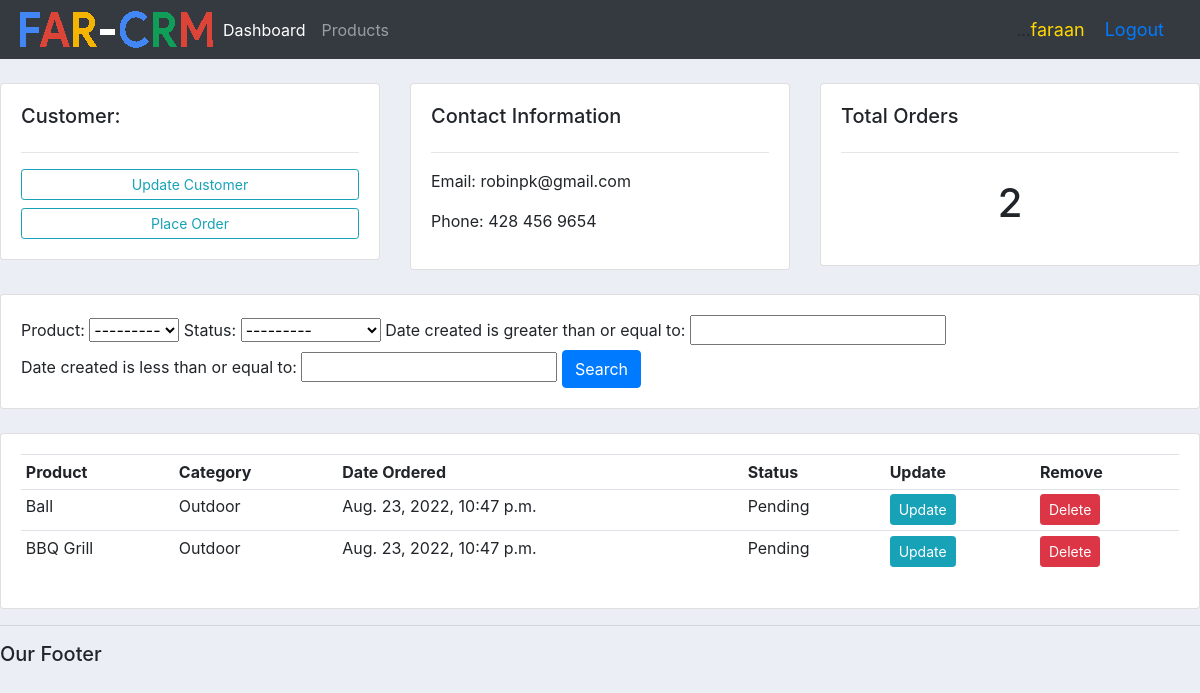
The app's page /customer/1/ (signed in) with its own data.
### accounts/models.py (models this page shows, shortened)
class Customer(models.Model):
    user = models.OneToOneField(
        User, null=True, blank=True, on_delete=models.CASCADE)
    name = models.CharField(max_length=200, null=True)
    phone = models.CharField(max_length=200, null=True)
    email = models.CharField(max_length=200, null=True)
    profile_pic = models.ImageField(
        default="default.png", null=True, blank=True)
    date_created = models.DateTimeField(auto_now_add=True, null=True)

class Order(models.Model):
    STATUS = (
        ('Pending', 'Pending'),
        ('Out for delivery', 'Out for delivery'),
        ('Delivered', 'Delivered'),
        )
    customer = models.ForeignKey(Customer, null=True, on_delete = models.SET_NULL)
    product = models.ForeignKey(Product, null=True, on_delete = models.SET_NULL)
    date_created = models.DateTimeField(auto_now_add=True)
    status = models.CharField(max_length=200, null=True, choices=STATUS)

class Product(models.Model):
    CATEGORY = (
        ('Indoor', 'Indoor'),
        ('Outdoor', 'Outdoor'),
        )
    name = models.CharField(max_length=200, null=True)
    price = models.FloatField(null=True)
    category = models.CharField(max_length=200, null=True, choices=CATEGORY)
    description = models.CharField(max_length=200, null=True, blank=True)
    date_created = models.DateTimeField(auto_now_add=True)
    tags = models.ManyToManyField(Tag)
    def __str__(self):
        return self.name

### accounts/decorators.py (the view)
        def wrapper_func(request, *args, **kwargs):
            group = None
            if request.user.groups.exists():
                group = request.user.groups.all()[0].name
            if group in allowed_roles:
                return view_func(request, *args, **kwargs)
            else:
                return HttpResponse('You are not authorized to view this page.')

### accounts/views.py (called while the page is built)
@login_required(login_url='login')
@allowed_users(allowed_roles=['admin'])
def customer(request, pk):
    customer = Customer.objects.get(id=pk)
    orders = customer.order_set.all()
    order_count = orders.count()
    myFilter = OrderFilter(request.GET, queryset=orders)
    orders = myFilter.qs
    context = {'customer':customer, 'orders':orders, 'order_count':order_count,
    'myFilter':myFilter}
    return render(request, 'accounts/customer.html', context)

### accounts/templates/accounts/customer.html
{% extends 'accounts/main.html' %}
{% block content %}
<br />
<div class="row">
    <div class="col-md">
        <div class="card card-body">
            <h5>Customer:</h5>
            <hr />
            <a class="btn btn-outline-info btn-sm btn-block" href=""
            >Update Customer</a
            >
            <a class="btn btn-outline-info btn-sm btn-block" href="{% url 'create_order' customer.id %}"
            >Place Order</a
            >
        </div>
    </div>
    <div class="col-md">
        <div class="card card-body">
            <h5>Contact Information</h5>
            <hr />
            <p>Email: {{customer.email}}</p>
            <p>Phone: {{customer.phone}}</p>
        </div>
    </div>
    <div class="col-md">
        <div class="card card-body">
            <h5>Total Orders</h5>
            <hr />
            <h1 style="text-align: center; padding: 10px">{{order_count}}</h1>
        </div>
    </div>
</div>
<br />
<div class="row">
    <div class="col">
        <div class="card card-body">
            <form method="get">
                {{myFilter.form}}
            <button class="btn btn-primary" typ="submit">Search</button>
        </form>
        </div>
    </div>
</div>
<br />
<div class="row">
    <div class="col-md">
        <div class="card card-body">
            <table class="table table-sm">
                <tr>
                    <th>Product</th>
                    <th>Category</th>
                    <th>Date Ordered</th>
                    <th>Status</th>
                    <th>Update</th>
                    <th>Remove</th>
                </tr>
                {% for order in orders %}
                <tr>
                    <td>{{order.product}}</td>
                    <td>{{order.product.category}}</td>
                    <td>{{order.date_created}}</td>
                    <td>{{order.status}}</td>
                    <td><a class="btn btn-sm btn-info" href="{% url 'update_order' order.id %}">Update</a></td>
                    <td><a class="btn btn-sm btn-danger"  href="{% url 'delete_order' order.id %}">Delete</a></td>
                </tr>
                {% endfor %}
            </table>
        </div>
    </div>
</div>
{% endblock %}

### accounts/templates/accounts/navbar.html (shortened to what this page needs)
{% load static %}
<nav class="navbar navbar-expand-lg navbar-dark bg-dark">
    <img src="{% static 'images/farcrm.png' %}"/>
    <div class="collapse navbar-collapse" id="navbarSupportedContent">
      <ul class="navbar-nav mr-auto">
        <li class="nav-item active">
          <a class="nav-link" href="{% url 'home' %}">Dashboard <span class="sr-only">(current)</span></a>
        </li>
        <li class="nav-item">
          <a class="nav-link" href="{% url 'products' %}">Products</a>
        </li>
      </ul>
    </div>
    ...
      <span class="user-logout">{{request.user}}</span>
      <span class="user-logout"><a href="{% url 'logout' %}">Logout</a></span>
    </nav>

### static/css/main.css (style rules this page uses)
body { background-color: #ebeff5; }

### accounts/templates/accounts/navbar.html (style rules this page uses)
a:link { text-decoration: none; }
.user-logout { font-size: 18px; color:gold; margin-right: 20px; }

### records on screen
Customer: email "robinpk@gmail.com", phone "428 456 9654"
Order: product "Ball", product.category "Outdoor", date_created "Aug. 23, 2022, 10:47 p.m.", status "Pending"
Order: product "BBQ Grill", product.category "Outdoor", date_created "Aug. 23, 2022, 10:47 p.m.", status "Pending"

### other values on screen
{{ request.user }} "faraan"
{{ order_count }} "2"
